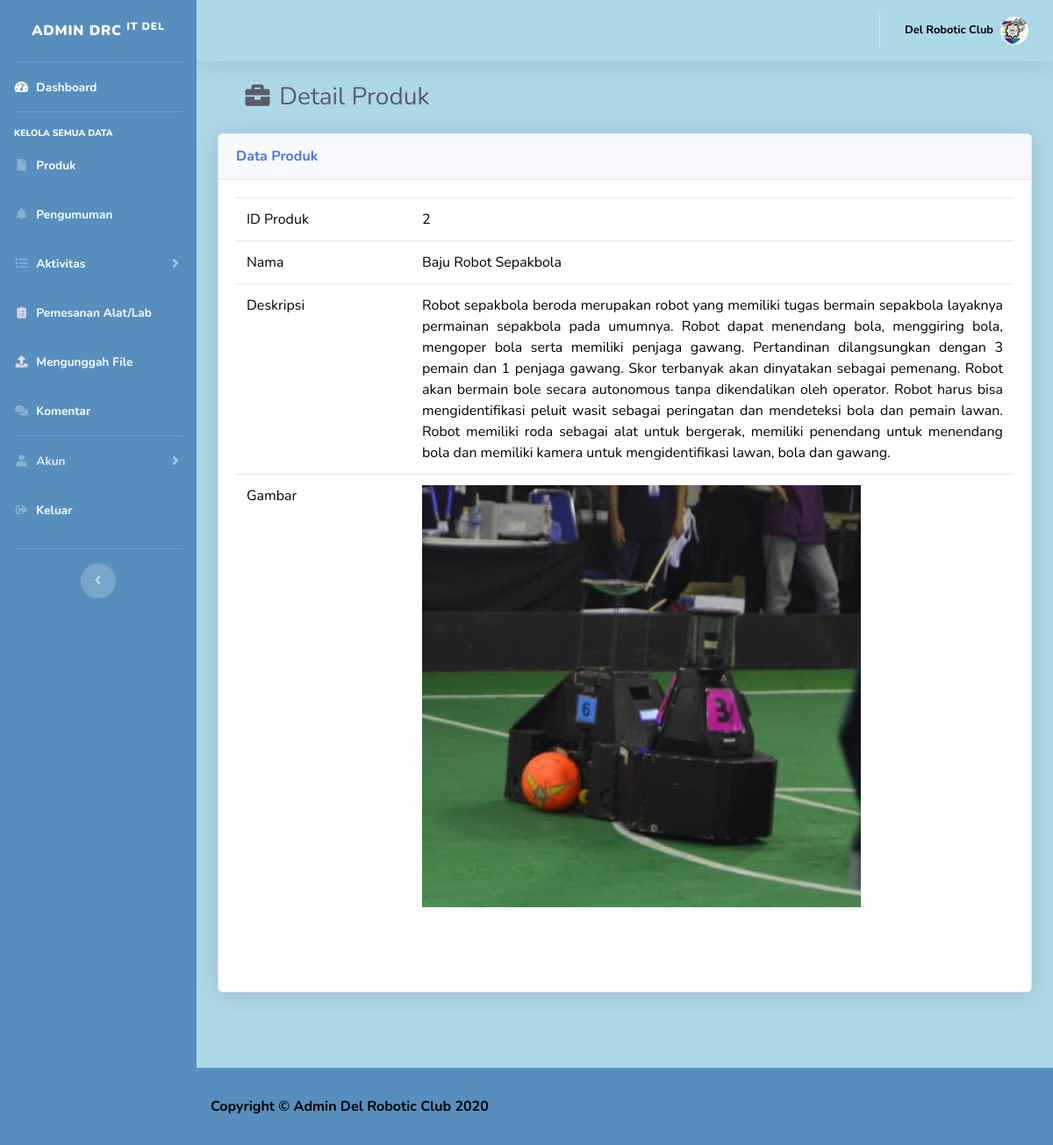
The app's page /admin/detail_produk.php?id=2 with its own data.
### tables this page shows
CREATE TABLE `produk` (
  `id_produk` int(5) NOT NULL,
  `nama_produk` varchar(100) NOT NULL,
  `deskripsi` varchar(10000) NOT NULL,
  `gambar` varchar(45) NOT NULL
);

### admin/detail_produk.php (the view, shortened to what this page needs)
<!DOCTYPE html>
<html lang="en">
	<head>
		<?php
			include 'commons/header.php';
		?>
	</head>
	<body id="page-top">
		<div id="wrapper">
			<div class="container-fluid">
				<h1 style="color:black" class="h3 mb-2 text-gray-800">&emsp;<span class="fas fa-fw fa-briefcase"></span>&nbsp;Detail Produk</h1>
				<div class="card shadow mb-4">
					<div class="card-header py-3">
						<h6 class="m-0 font-weight-bold text-primary">Data Produk</h6>
					</div>
					<div class="card-body">
						<div class="table-responsive">
							<?php
								include 'database/koneksi.php';
							?>
							<?php
								$id_produk=mysqli_real_escape_string($koneksi, $_GET['id']);
								$det=mysqli_query($koneksi, "select * from produk where id_produk='$id_produk'")or die(mysql_error());
								while($d=mysqli_fetch_array($det)){
									?>
									<table class="table" style="background:white;color:black;">
										<tr>
											<td style="width:200px;">ID Produk</td>
											<td><?php echo $d['id_produk'] ?></td>
										</tr>
										<tr>
											<td>Nama</td>
											<td><?php echo $d['nama_produk'] ?></td>
										</tr>
										<tr>
											<td>Deskripsi</td>
											<td style="text-align:justify;color:black;"><?php echo ($d['deskripsi']) ?></td>
										</tr>
										<tr>
											<td>Gambar</td>
											<td><img src="img/produk/<?php echo $d['gambar'];?>"style="width:500px;"/></td>
										</tr>
									</table>
							<?php } ?><br><br>
						</div>
					</div>
				</div>
				<a style="color:black;" class="btn" href="produk.php" class="fas fa-fw fa-arrow-left">
					<span class="fa fa-sign-out-alt" style="margin-left:1400px;">&nbsp;Kembali</span><br><br>
				</a>
			</div>
		</div>
	<?php
	    include 'commons/footer.php'
	?>
</body>
</html>

### records on screen
produk: id_produk "2", nama_produk "Baju Robot Sepakbola", deskripsi "Robot sepakbola beroda merupakan robot yang memiliki tugas bermain sepakbola layaknya permainan sepakbola pada umumnya. Robot dapat menendang bola, menggiring bola, mengoper bola serta memiliki penjaga gawang. Pertandinan dilangsungkan dengan 3 pemain dan 1 penjaga gawang. Skor terbanyak akan dinyatakan sebagai pemenang. Robot akan bermain bole secara autonomous tanpa dikendalikan oleh operator. Robot harus bisa mengidentifikasi peluit wasit sebagai peringatan dan mendeteksi bola dan pemain lawan. Robot memiliki roda sebagai alat untuk bergerak, memiliki penendang untuk menendang bola dan memiliki kamera untuk mengidentifikasi lawan, bola dan gawang.", gambar (picture)
